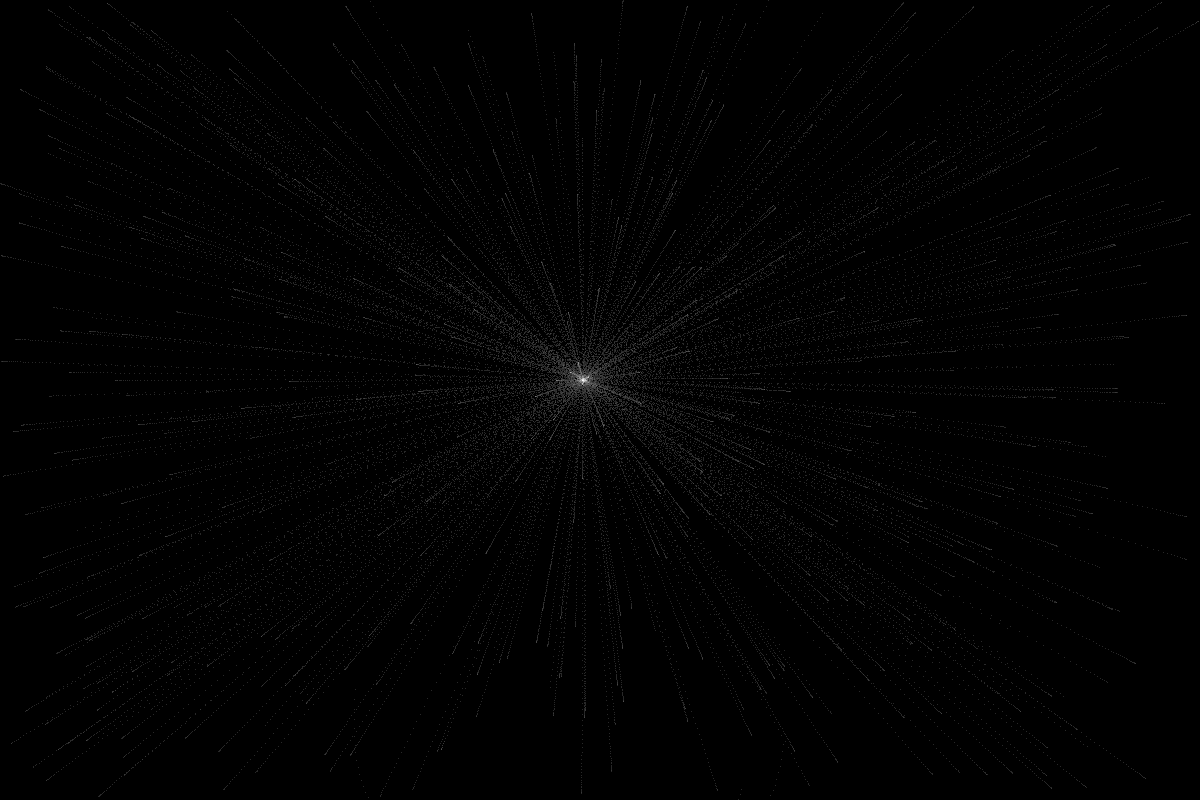
Frame 1 (no input)
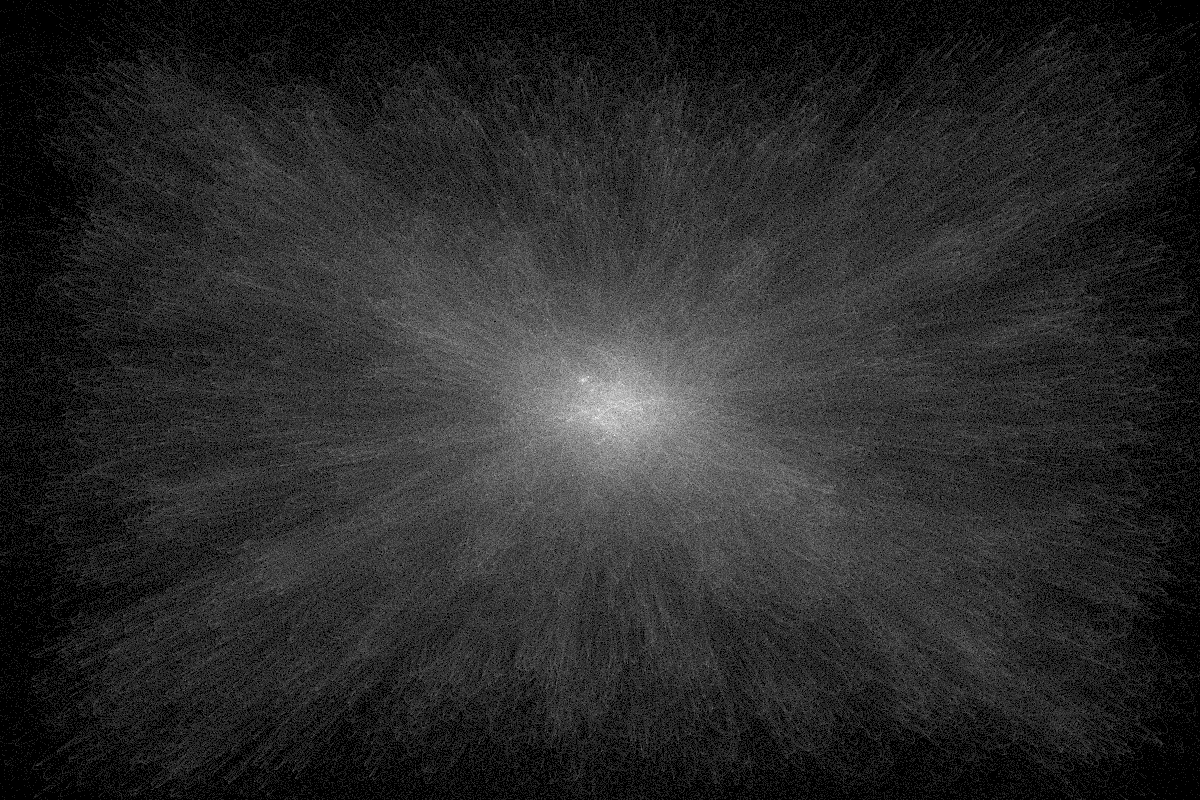
Frame 60 (the mouse pressed at the canvas centre just before this capture)
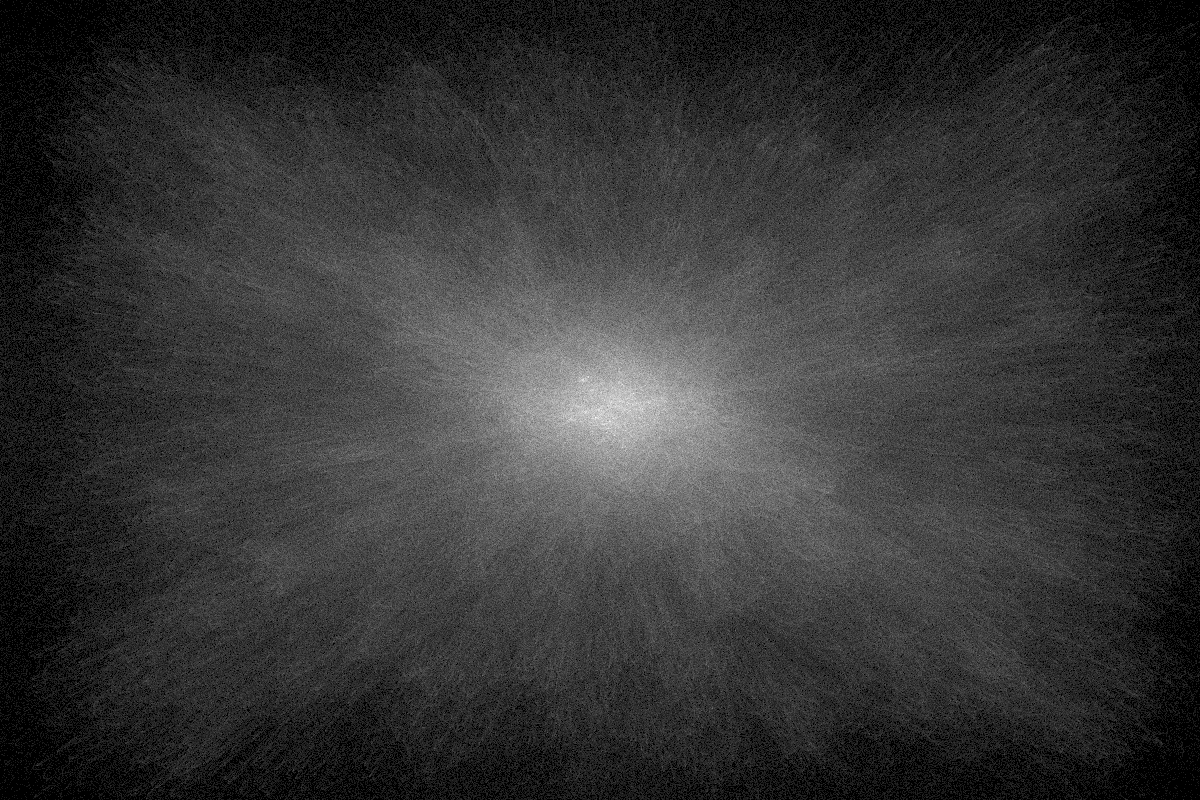
Frame 120 (the mouse held since frame 60 and released just before this capture)

The Processing sketch that drew these frames (run headless with seeded random() and noise(); from frame 60 on, the mouse is pressed at the canvas centre):

// Processing sketch: histogram
// ── histogram.pde
import java.util.*;

List<Cell> cells = new ArrayList();
Cell avg;

int[] counts;

void setup() {
  size(1200, 800);
  counts = new int[width*height];
  for(int i = 0; i < 500; i++) {
    cells.add(new Cell());
  }
  background(0);
}

void draw() {
  for( int z = 0; z < 100; z++) {
    avg = computeAverageCell();
    
    for( Cell c : cells ) {
      c.run();
    }
    for( Cell c : cells ) {
      c.update(.5);
      counts[c.getCurrentPositionIndex()] += 1;
  //    c.draw();
    }
  }
  float maxCount = max(counts);
  loadPixels();
  for( int i = 0; i < pixels.length; i++) {
    pixels[i] = color(255 * sqrt(counts[i] / maxCount));
  }
  updatePixels();
  println(frameRate);
}

Cell computeAverageCell() {
  Cell avg = new Cell();
  for( Cell c : cells ) {
    avg.x += c.x;
    avg.y += c.y;
    avg.dx += c.dx;
    avg.dy += c.dy;
    avg.radius += c.radius;
  }
  avg.x /= cells.size();
  avg.y /= cells.size();
  avg.dx /= cells.size();
  avg.dy /= cells.size();
  avg.radius /= cells.size();
  
  return avg;
}

class Cell {
  float x, y, dx, dy;
  float radius;
  
  float forceX = 0, forceY = 0;
  
  Cell() {
    this.x = random(width);
    this.y = random(height);
    dx = dy = 0;
    radius = random(5, 25);
  }
  
  int getCurrentPositionIndex() {
    return (int)y * width + (int)x;
  }
  
  void run() {
    // compute forceX and forceY
    // F = distance offset factor
    float F = 0.025;
    forceX += -(x - avg.x) * F;
    forceY += -(y - avg.y) * F;
    
    // G = velocity offset factor
    float G = 0.0;
    forceX += -(dx - avg.dx) * G;
    forceY += -(dy - avg.dy) * G;
    
    // pick a random cell and repel from it
    Cell otherCell = cells.get((int)random(cells.size()));
    if ( otherCell != this ) {
      float offsetX = (x - otherCell.x),
            offsetY = (y - otherCell.y),
            dist2 = offsetX * offsetX + offsetY * offsetY,
            dist = sqrt(dist2);
      float ax = offsetX / dist2 * 20;
      float ay = offsetY / dist2 * 20;
      forceX += ax;
      forceY += ay;
      
      otherCell.forceX -= ax;
      otherCell.forceY -= ay; 
    }
  }
  
  void update(float dt) {
    forceX /= radius;
    forceY /= radius;
    
    dx += forceX * dt;
    dy += forceY * dt;
    x += dx * dt;
    y += dy * dt;
    
    x = ((x % width) + width) % width;
    y = ((y % height) + height) % height;
   
    forceX = 0;
    forceY = 0; 
  }
  
  void draw() {
    noStroke();
    fill(255, 0, 0, 1);
    ellipse(x, y, radius, radius);
//    ellipse(x + width, y, radius, radius);
//    ellipse(x + width, y + height, radius, radius);
//    ellipse(x, y + height, radius, radius);
  }
}

//void wrappedEllipse(float x, float y, float radiusX, float radiusY) {
//  float newX = ((x % width) + width) % Width;
//  float newY = ((y % height) + height) % height;
//  ellipse(newX, newY, radiusX, radiusY);
//}
